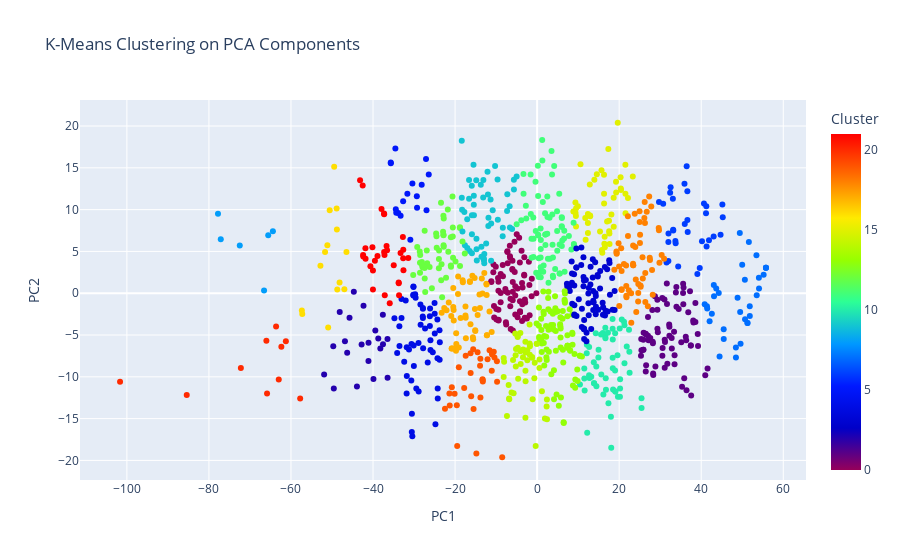

Notebook code cell kept with this figure:
### Code cell
from sklearn.cluster import KMeans
import plotly.express as px

# Perform k-means clustering on the PCA-transformed data
kmeans = KMeans(n_clusters=22, random_state=0)
pca_df['Cluster'] = kmeans.fit_predict(principal_components)

# Create a scatter plot for the k-means clustering results
fig4 = px.scatter(
    pca_df, 
    x='Principal Component 1', 
    y='Principal Component 2', 
    color='Cluster',
    title=f'K-Means Clustering on PCA Components',
    labels={'Principal Component 1': 'PC1', 'Principal Component 2': 'PC2'},
    color_continuous_scale='rainbow',
    hover_data=['Math Score', 'Reading Score', 'Writing Score'], 
)

# Show the k-means clustering plot
fig4.show()

### Figure 1 — Plotly figure (JSON) as saved in the notebook; plotly's stock layout.template omitted (floating-point values rounded to 4 significant figures; data arrays with more than 128 entries replaced by an {"elided": "..."} marker saying what was removed)
{"data": [{"customdata": {"elided": "1000x3 int values"}, "hovertemplate": "PC1=%{x}<br>PC2=%{y}<br>Math Score=%{customdata[0]}<br>Reading Score=%{customdata[1]}<br>Writing Score=%{customdata[2]}<br>Cluster=%{marker.color}<extra></extra>", "legendgroup": "", "marker": {"color": {"elided": "1000 int values"}, "coloraxis": "coloraxis", "symbol": "circle"}, "mode": "markers", "name": "", "orientation": "v", "showlegend": false, "type": "scatter", "x": {"elided": "1000 float values"}, "xaxis": "x", "y": {"elided": "1000 float values"}, "yaxis": "y"}], "layout": {"coloraxis": {"colorbar": {"title": {"text": "Cluster"}}, "colorscale": [[0, "rgb(150,0,90)"], [0.125, "rgb(0,0,200)"], [0.25, "rgb(0,25,255)"], [0.375, "rgb(0,152,255)"], [0.5, "rgb(44,255,150)"], [0.625, "rgb(151,255,0)"], [0.75, "rgb(255,234,0)"], [0.875, "rgb(255,111,0)"], [1, "rgb(255,0,0)"]]}, "legend": {"tracegroupgap": 0}, "title": {"text": "K-Means Clustering on PCA Components"}, "xaxis": {"anchor": "y", "domain": [0, 1], "title": {"text": "PC1"}}, "yaxis": {"anchor": "x", "domain": [0, 1], "title": {"text": "PC2"}}}}
